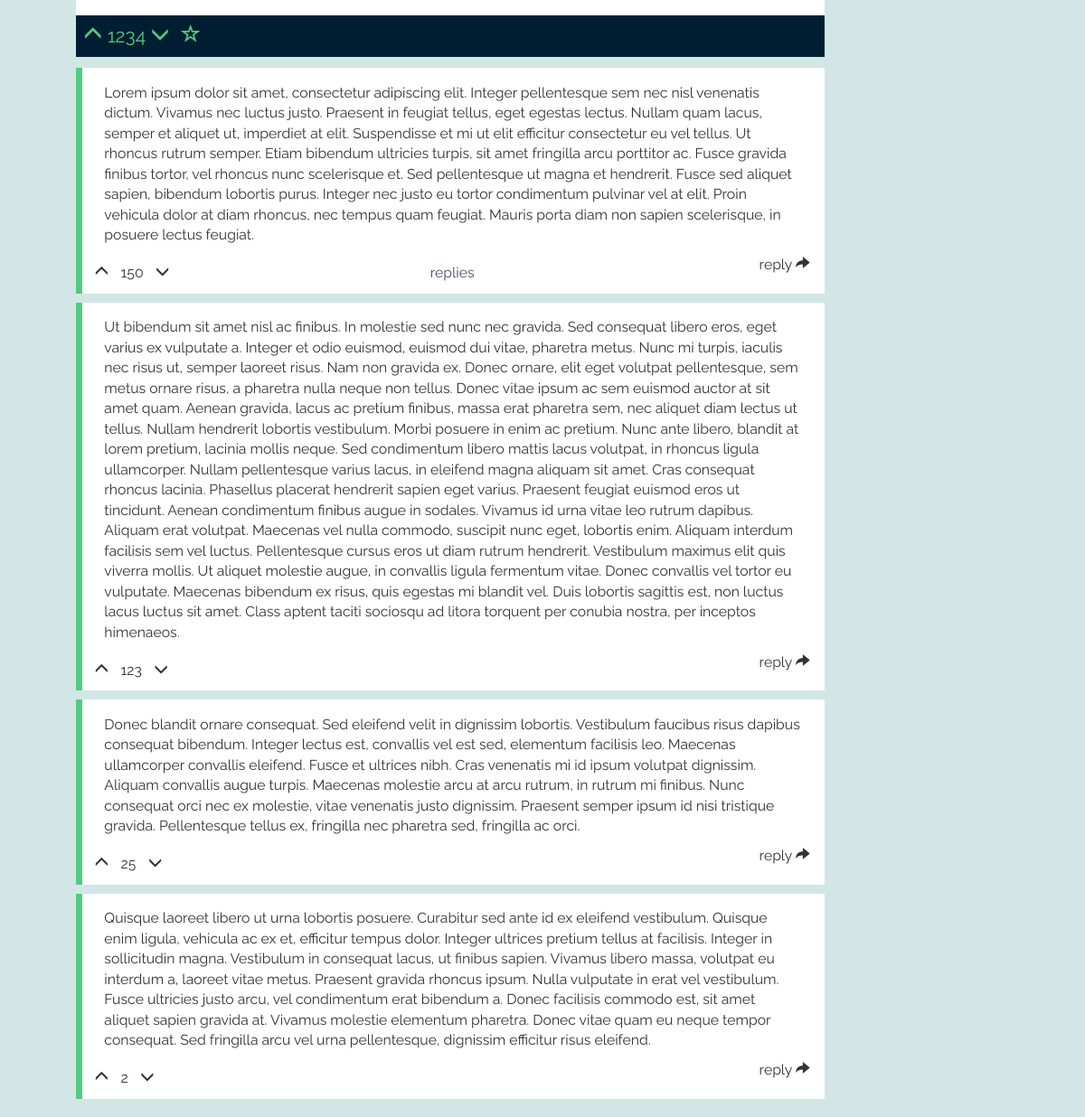
The app's page /solution/ (lower part), older data.
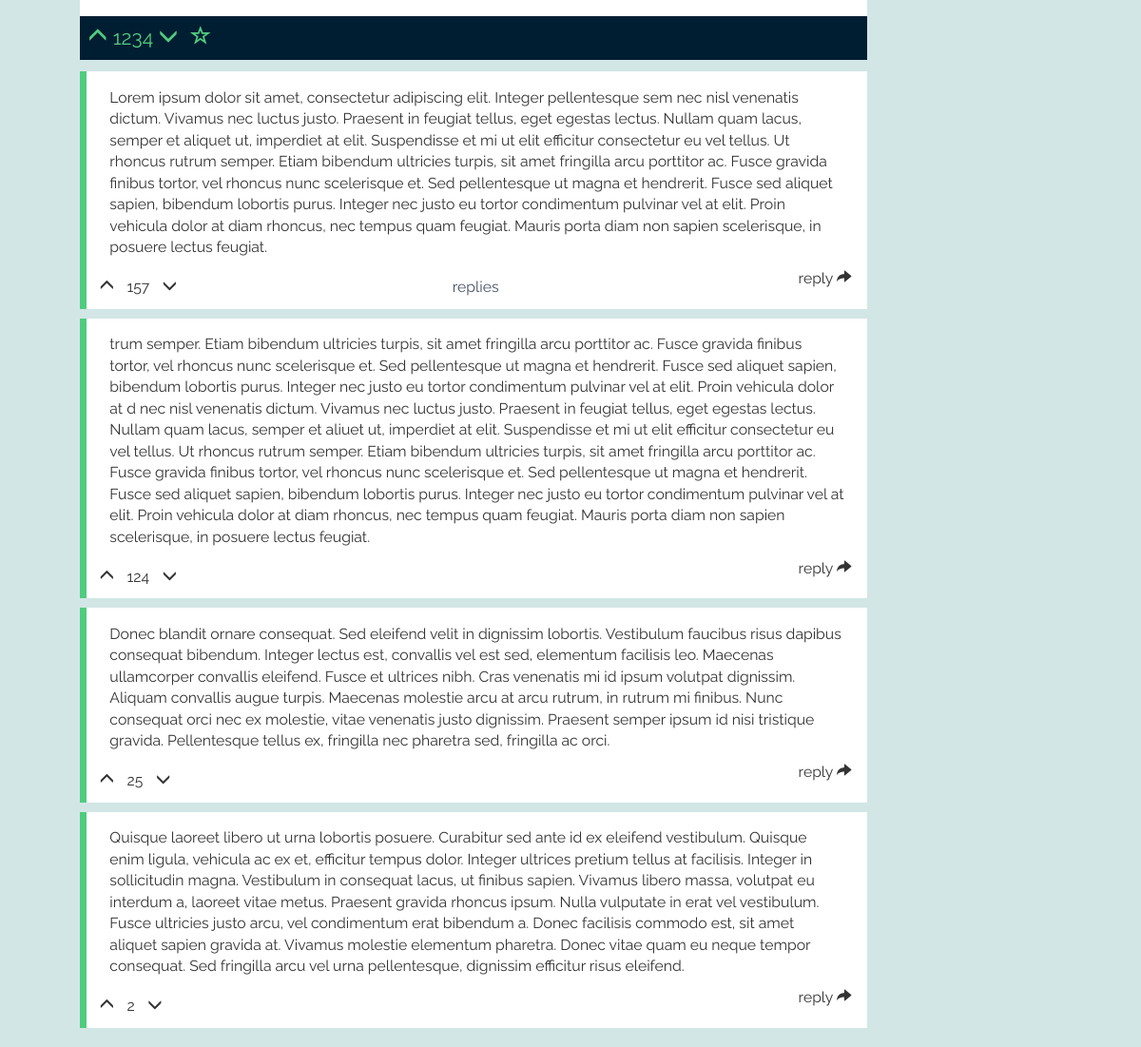
The same page, newer data.
### solution/models.py (models this page shows, shortened)
class Comment(models.Model):
    module = models.ForeignKey(Module, null=True, blank=True)
    par_comment = models.ForeignKey('self', null=True, blank=True, related_name="comkids")
    points = models.IntegerField(default=0)
    content = models.TextField()

### solution/views.py (the view)
# urls.py: url(r'^solution/$', views.post),
def post(request):
    modules = Module.objects.all()
    current_module = Module.objects.get(title="Table of Contents")
    return render(request, 'solve.html', {'modules': modules, 'sections': current_module.section_set.all(), 'comments': current_module.comment_set.all(),})

### solution/templatetags/solution_extras.py (called while the page is built)
@register.inclusion_tag('comChildren.html')
def com_children_tag(comment):
    children = comment.comkids.all
    return {'children': children}

### solution/templates/solve.html (shortened to what this page needs)
<!DOCTYPE HTML>
<html lang="en">
<head>
  <link rel="stylesheet" href="https://maxcdn.bootstrapcdn.com/bootstrap/3.3.7/css/bootstrap.min.css">
  <link rel="stylesheet" type="text/css" href="/static/css/solve.css"></link>
  {% load solution_extras %}
</head>
<body>
  <div id="frame">
    <div class="post_content">
        <div class="sections">
      </div>
    </div>
    <div class="post_data">
      <p class="post_vote">
        <span class="glyphicon glyphicon-menu-up post_up"></span>
        1234
        <span class="glyphicon glyphicon-menu-down post_down"></span>
        <span class="glyphicon glyphicon-star-empty post_fav"></span>
      </p>
    </div>
  </div>
  <div class="comments">
    {% for comment in comments %}
      <div class="comm" id="com_{{ comment.pk }}" pkid="{{ comment.pk }}">
        <p class="comment_text" pkid="{{ comment.pk }}">{{ comment.content }}</p>
        <div class="comment_points_wrap">
          <p class="comment_points">
            <span class="glyphicon glyphicon-menu-up comment_up" pkid="{{ comment.pk }}"></span>
          </p>
          <p class="comment_points" id="compoints_{{ comment.pk }}">{{ comment.points }}</p>
          <p class="comment_points">
            <span class="glyphicon glyphicon-menu-down comment_down" pkid="{{ comment.pk }}"></span>
          </p>
        </div>
        <div class="expand_wrap">
        {% if comment.comkids.count > 0 %}
            <p class="expandable">replies</p>
        {% endif %}
        </div>
        <div class="reply_wrap">
          <p class="reply">reply <span class="glyphicon glyphicon-share-alt"></span></p>
        </div>
      </div>
    {% endfor %}
  </div>
</body>

Row changes from the older to the newer data that the page shows:
changed Comment (number 1 of 4 on the later page): points "150" → "157"
changed Comment: content "Ut bibendum sit amet nisl ac finibus. In molestie sed nunc nec gravida. Sed consequat libero eros, eget varius ex vulputate a. Integer et odio euismod, euismod dui vitae, pharetra metus. Nunc mi turpis, iaculis nec risus ut, semper laoreet risus. Nam non gravida ex. Donec ornare, elit eget volutpat pellentesque, sem metus ornare risus, a pharetra nulla neque non tellus. Donec vitae ipsum ac sem euismod auctor at sit amet quam. Aenean gravida, lacus ac pretium finibus, massa erat pharetra sem, nec aliquet diam lectus ut tellus. Nullam hendrerit lobortis vestibulum. Morbi posuere in enim ac pretium. Nunc ante libero, blandit at lorem pretium, lacinia mollis neque. Sed condimentum libero…" → "trum semper. Etiam bibendum ultricies turpis, sit amet fringilla arcu porttitor ac. Fusce gravida finibus tortor, vel rhoncus nunc scelerisque et. Sed pellentesque ut magna et hendrerit. Fusce sed aliquet sapien, bibendum lobortis purus. Integer nec justo eu tortor condimentum pulvinar vel at elit. Proin vehicula dolor at d nec nisl venenatis dictum. Vivamus nec luctus justo. Praesent in feugiat tellus, eget egestas lectus. Nullam quam lacus, semper et aliuet ut, imperdiet at elit. Suspendisse et mi ut elit efficitur consectetur eu vel tellus. Ut rhoncus rutrum semper. Etiam bibendum ultricies turpis, sit amet fringilla arcu porttitor ac. Fusce gravida finibus tortor, vel rhoncus nunc…"; points "123" → "124"
